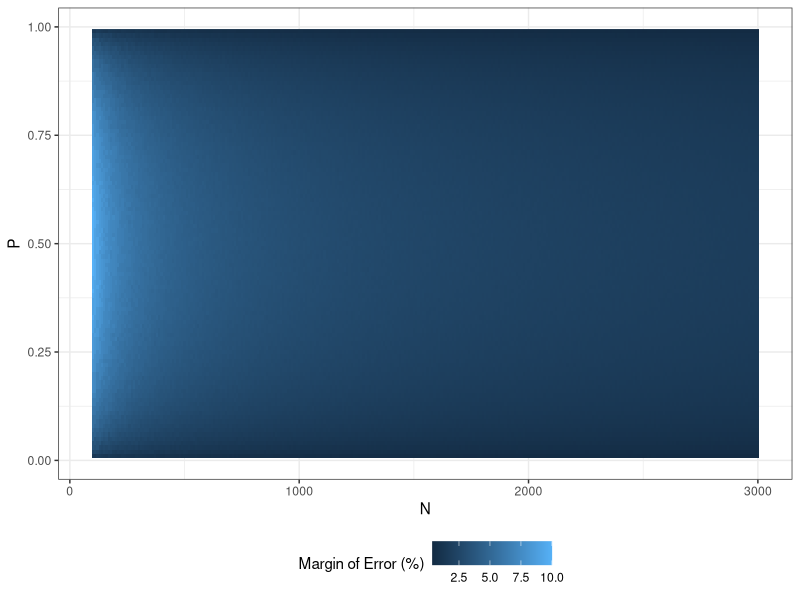
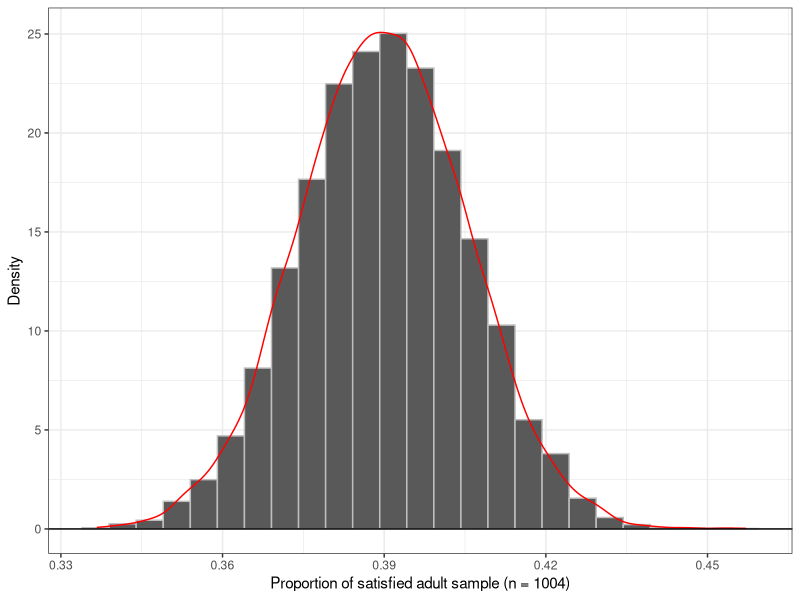
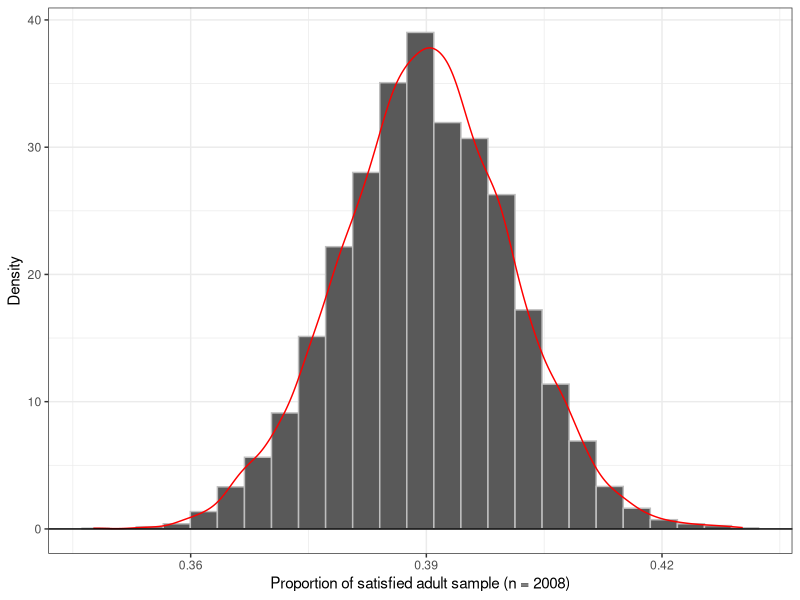
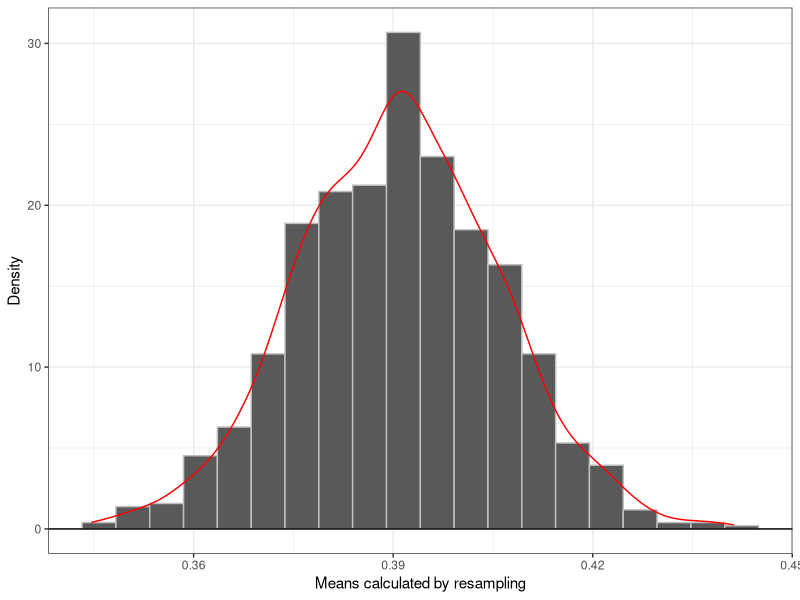

Here is the R script that generated these plots, in order:
# can margin of error be not in percent

################################################################################
# LAB 10 R CODE
# YULIIA HELEVERIA
# MATH 240 - SPRING 2025
################################################################################

################################################################################
# Load Libraries
################################################################################
library(tidyverse)
library(ggplot2)

################################################################################
# TASK 1: Basic Simulation
################################################################################
#generate 10k polls for satisfaction with US world position
n.serveyed <- 1004 #sample size
probability <- 0.39
n.repeat <- 10000

#generate the poll completion 10,000 times
poll <- rbinom(n.repeat, n.serveyed, probability)

#put data into tibble for plotting
ggpoll <- tibble(poll)|>
  mutate(poll = poll/n.serveyed)#convert the data into proportion

#plot a histogram of sample proportion with superimposed density
plot.poll <- ggplot(data = ggpoll)+
  geom_histogram(aes(x = poll, y = after_stat(density)),
                 color="grey",
                 bins = 25)+ #histogram of generated polls
  geom_density(aes(x = poll),
               color = "red")+ #superimposed density
  scale_x_continuous(breaks = seq(0.3, 0.5, by = 0.03))+ #put ticks on y-axis
  geom_hline(yintercept = 0)+ #add y-intercept
  theme_bw()+
  xlab("Proportion of satisfied adult sample (n = 1004)")+ #add x and y label
  ylab("Density")

#calculate the range of middle 95%
lower <- quantile(ggpoll$poll, probs = 0.025)
upper <- quantile(ggpoll$poll, probs = 0.975)
middle.range <- upper-lower

#approximate the margin of error
error.margin <- middle.range/2 #divide the range by 2
error.percentage <- error.margin*100 #convert error into percentage

#double the sample size and perform the same computation
double.serveyed <- 2008 #new sample size

#generate the poll completion 10,000 times
poll.double <- rbinom(n.repeat, double.serveyed, probability)

#put data into tibble for plotting
ggpoll.double <- tibble(poll.double)|>
  mutate(poll = poll.double/double.serveyed) #convert the data into proportion

#plot a histogram of sample proportion with superimposed density
plot.poll.double <- ggplot(data = ggpoll.double)+
  geom_histogram(aes(x = poll, y = after_stat(density)),
                 color="grey",
                 bins = 25)+ #histogram of generated polls
  geom_density(aes(x = poll),
               color = "red")+ #superimposed density
  scale_x_continuous(breaks = seq(0.3, 0.5, by = 0.03))+ #put ticks on y-axis
  geom_hline(yintercept = 0)+ #add y-intercept
  theme_bw()+
  xlab("Proportion of satisfied adult sample (n = 2008)")+ #add x and y label
  ylab("Density")

#calculate the range of middle 95%
lower2 <- quantile(ggpoll.double$poll, probs = 0.025)
upper2 <- quantile(ggpoll.double$poll, probs = 0.975)
middle.range2 <- upper2-lower2

#approximate the margin of error
error.margin2 <- middle.range2/2 #divide the range by 2
error2.percentage <-error.margin2*100 #convert error into percentage

################################################################################
# TASK 2: Resampling
################################################################################
#create a data frame with data from Gallup survey
Gallup.survey <- tibble(id = 1:n.serveyed,
                        response = rep(NA, n.serveyed))

#input 39% satisfied, 59% dissatisfied, 2% no opinion
num.satisfied <- round(n.serveyed*0.39)
num.dissatisfied <- round(n.serveyed*0.59)
num.noop <- round(n.serveyed*0.02)

#input the satisfaction data 
for (i in 1:n.serveyed){
  if (i <= num.satisfied){ #input satisfied people
    Gallup.survey$response[i] = 1
  } else{ #input dissatisfied and no opinion people
    Gallup.survey$response[i] = 0
  }
}

#perform resampling
R <- 1000
resamples <- tibble(mean = numeric(R))

for (i in 1:R){ #do R resamples
  #collect a random resample
  curr.resample <- sample(x = Gallup.survey$response,
                     size = n.serveyed,
                     replace = T)
  #compute statistics on the resample
  resamples$mean[i] <- mean(curr.resample)
}

#plot a histogram of resulting proportions from resampling
resample.hist <- ggplot(data = resamples)+
  geom_histogram(aes(x=mean, y = after_stat(density)),
                 color="grey",
                 bins = 20)+ #histogram of resample statistics
  geom_density(aes(x= mean), color = "red")+ #superimpose density
  theme_bw()+ #remove gray background
  geom_hline(yintercept = 0)+
  ylab("Density")+ #add x and y labels 
  xlab("Means calculated by resampling")
      
#calculate the range of middle 95%
lower.resample <- quantile(resamples$mean, probs = 0.025)
upper.resample <- quantile(resamples$mean, probs = 0.975)
middle.range.resample <- upper.resample-lower.resample

#approximate the margin of error
error.margin.resample <- middle.range.resample/2 #divide the range by 2
error.resamp.percent <- error.margin.resample*100 #convert error to percentage

################################################################################
# TASK 3: Simulation over n and p
################################################################################
#specify range for n and p
n.range <- seq(100, 3000, by = 10)
p.range <- seq(0.01, 0.99, by = 0.01)

#vector to store error value for each n and p
error.storage <- tibble(
  "P" = rep(NA, length(n.range)*length(p.range)),
  "N" = rep(NA, length(n.range)*length(p.range)),
  "Error" = rep(NA, length(n.range)*length(p.range))
)

#run 10000 simulations for each n and p
curr.index = 0
for (n.curr in n.range){
  for (p.curr in p.range){
    curr.index = curr.index +1
    #generate the poll completion 10,000 times
    poll.curr <- rbinom(n.repeat, n.curr, p.curr)
    
    #calculate the range of middle 95%
    lower.curr <- quantile((poll.curr/n.curr)*100, probs = 0.025)
    upper.curr <- quantile((poll.curr/n.curr)*100, probs = 0.975)
    middle.range.curr <- upper.curr-lower.curr
    
    #approximate and store the margin of error
    error.storage$P[curr.index] = p.curr
    error.storage$N[curr.index] = n.curr
    error.storage$Error[curr.index] <- middle.range.curr/2 #divide the range by 2
  }
}

#summarize the results with a plot
error.plot <- ggplot(data = error.storage)+
  geom_raster(aes(x = N, y = P, fill = Error))+ #plot error based on r and n
  theme_bw()+
  labs(fill = "Margin of Error (%)")+ #label the legend
  theme(legend.position = "bottom") #move legend to the bottom
